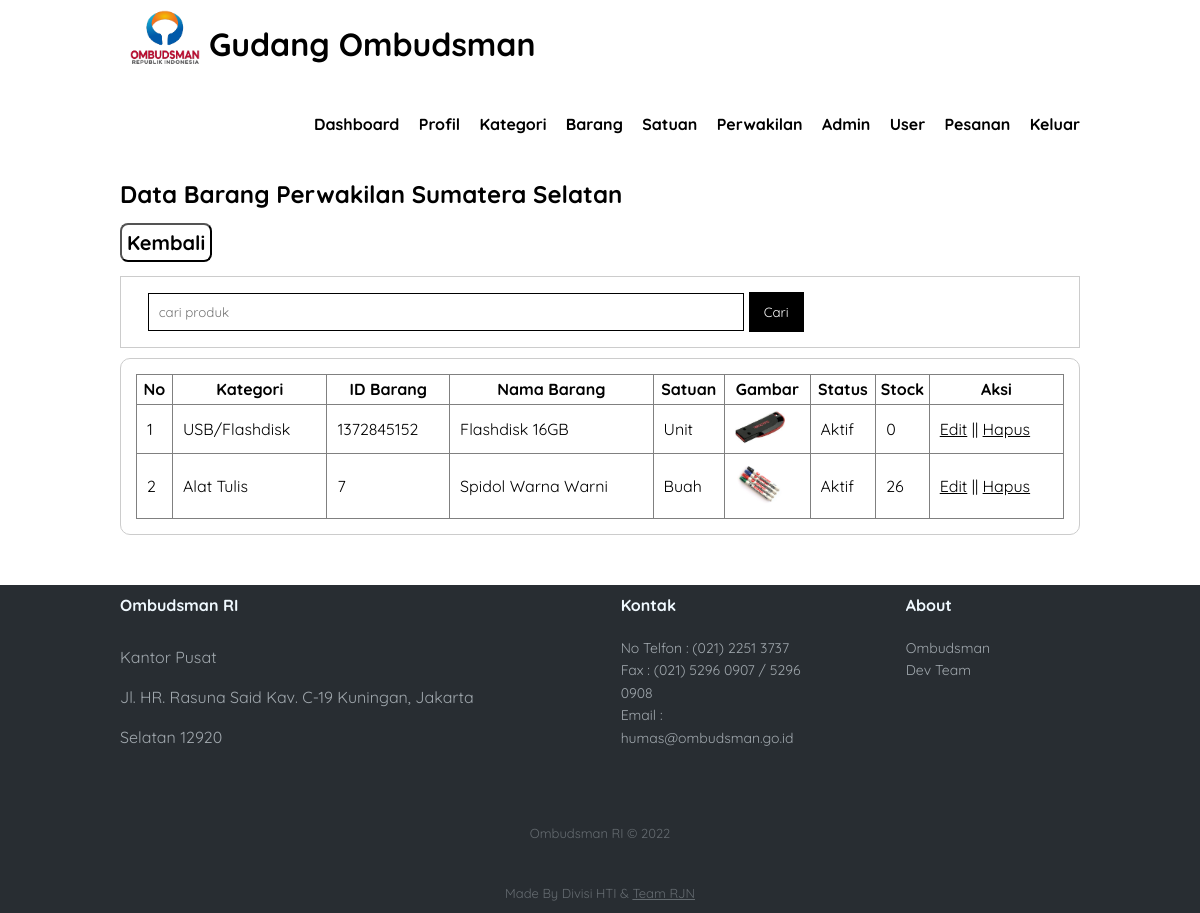
The app's page /more-product.php?id=6 (signed in) with its own data.
### tables this page shows
CREATE TABLE `data_office` (
  `office_id` int(15) NOT NULL,
  `office_name` varchar(50) NOT NULL,
  `office_address` text NOT NULL,
  `office_telp` varchar(25) NOT NULL,
  `office_fax` varchar(25) NOT NULL,
  `office_email` varchar(50) NOT NULL,
  `office_head` varchar(50) NOT NULL
);

CREATE TABLE `data_product` (
  `product_id` int(11) NOT NULL,
  `category_id` int(11) NOT NULL,
  `office_id` int(15) NOT NULL,
  `unit_id` int(11) NOT NULL,
  `product_name` varchar(100) NOT NULL,
  `product_price` int(11) NOT NULL,
  `product_description` text NOT NULL,
  `product_image` varchar(100) NOT NULL,
  `product_status` tinyint(1) NOT NULL,
  `stock` int(15) NOT NULL,
  `stock_point` int(15) NOT NULL,
  `date_created` timestamp NOT NULL DEFAULT current_timestamp() ON UPDATE current_timestamp()
);

CREATE TABLE `data_category` (
  `category_id` int(11) NOT NULL,
  `category_name` varchar(25) NOT NULL
);

CREATE TABLE `data_unit` (
  `unit_id` int(15) NOT NULL,
  `unit_name` varchar(50) NOT NULL
);

### more-product.php (the view, shortened to what this page needs)
<?php
include 'db.php';
?>
<!DOCTYPE html>
<html lang="en">
<head>
    <link rel="stylesheet" type="text/css" href="css/style.css">
    <link href="https://cdnjs.cloudflare.com/ajax/libs/sweetalert/1.1.3/sweetalert.css" rel="stylesheet" />
</head>
<body>
    <header>
        <div class="container">
            <h1><a href="dashboard.php"><img style="width: 70px ; margin-bottom :-10px ;" src="img/logo-ombudsman2.png" alt=""> Gudang Ombudsman</a></h1>
            <ul style="margin-top: 20px ;">
                <li><a href="dashboard.php">Dashboard </a></li>
                <li><a href="profile.php">Profil</a></li>
                <li><a href="category-data.php">Kategori</a></li>
                <li><a href="product-data.php">Barang</a></li>
                <li><a href="unit-data.php">Satuan</a></li>
                <li><a href="office-data.php">Perwakilan</a></li>
                <li><a href="admin-data.php">Admin</a></li>
                <li><a href="user-data.php">User</a></li>
                <li><a href="order-table.php">Pesanan</a></li>
                <li><a href="logout.php">Keluar</a></li>
            </ul>
        </div>
    </header>
    <div class="section">
        <div class="container">
            <?php
            $query_office = mysqli_query($conn, "SELECT * FROM data_office WHERE office_id = '" . $_GET['id'] . "' ");
            while ($fa_office = mysqli_fetch_array($query_office)) {
            ?>
                <h2>Data Barang <?php echo $fa_office['office_name'] ?></h2>
            <?php
            }
            ?>
            <div class="box1">
                <button><a href="product-data.php" style="text-decoration: none ; font-weight:bold;">Kembali</a></button><br><br>
            </div>
            <br>
            <div class="search">
                <form action="search-product.php" method="GET">
                    <input type="text" name="search" placeholder="cari produk">
                    <input type="submit" name="cari" value="Cari">
                </form>
            </div>
            <div class="box">
                <table border="1" cellspacing="0" class="table">
                    <thead>
                        <tr>
                            <th>No</th>
                            <th>Kategori</th>
                            <th>ID Barang</th>
                            <th>Nama Barang</th>
                            <th>Satuan</th>
                            <th>Gambar</th>
                            <th>Status</th>
                            <th>Stock</th>
                            <th>Aksi</th>
                        </tr>
                    </thead>
                    <tbody>
                        <?php
                        $no = 1;
                        $produk = mysqli_query($conn, "SELECT * FROM data_product LEFT JOIN data_category  USING (category_id) WHERE office_id = '" . $_GET['id'] . "' ORDER BY product_name  ");
                        if (mysqli_num_rows($produk) > 0) {
                            while ($row = mysqli_fetch_array($produk)) {
                                $namasatuan = mysqli_query($conn, "SELECT * FROM data_unit WHERE unit_id = '" . $row['unit_id'] . "' ");
                                $fa_satuan = mysqli_fetch_array($namasatuan);
                        ?>
                                <tr>
                                    <td><?php echo $no++ ?></td>
                                    <td><?php echo $row['category_name'] ?></td>
                                    <td><?php echo $row['product_id'] ?></td>
                                    <td><?php echo $row['product_name'] ?></td>
                                    <td><?php echo $fa_satuan['unit_name'] ?></td>
                                    <td><a href="produk/<?php echo $row['product_image'] ?>"> <img src="produk/<?php echo $row['product_image'] ?>" width="50px"></a></td>
                                    <td><?php echo ($row['product_status'] == 0) ? 'Tidak AKtif' : 'Aktif' ?></td>
                                    <td><?php echo ($row['stock']) ?></td>
                                    <td>
                                        <a href="edit-product.php?id=<?php echo $row['product_id'] ?>">Edit</a> || <a href="delete-data.php?idp=<?php echo $row['product_id'] ?>" onclick="return confirm('R U Sure about dat ?') ">Hapus</a>
                                    </td>
                                </tr>
                            <?php }
                        } else { ?>
                            <tr>
                                <td colspan="8">Tidak Ada Data</td>
                            </tr>
                        <?php } ?>
                    </tbody>
                </table>
            </div>
        </div>
    </div>
    <div class="footer-dark">
        <footer>
            <div class="container">
                <div class="row" style="display: flex ;">
                    <div class="col-md-6 item text" style="margin-right: 90px ;">
                        <h3>Ombudsman RI</h3>
                        <p>Kantor Pusat <br>
                            Jl. HR. Rasuna Said Kav. C-19 Kuningan, Jakarta Selatan 12920</p>
                    </div>
                    <div class="col-sm-6 col-md-3 item" style="margin-right: 90px ;">
                        <h3>Kontak</h3>
                        <ul>
                            <li><a href="#">No Telfon : (021) 2251 3737</a></li>
                            <li><a href="#">Fax : (021) 5296 0907 / 5296 0908</a></li>
                            <li><a href="#">Email : humas@ombudsman.go.id</a></li>
                        </ul>
                    </div>
                    <br>
                    <div class="col-sm-6 col-md-3 item" style="margin-right: 90px ;">
                        <h3>About</h3>
                        <ul>
                            <li><a href="https://ombudsman.go.id/">Ombudsman</a></li>
                            <li><a href="dev-team.php">Dev Team</a></li>
                        </ul>
                    </div>
                    <br>
                </div>
                <p class="copyright">Ombudsman RI © 2022</p>
                <p class="copyright">Made By Divisi HTI & <a href="dev-team.php" target="-blank">Team RJN</a></p>
            </div>
        </footer>
    </div>
</body>
</html>

### css/style.css (style rules this page uses)
* { padding: 0; margin: 0; font-family: 'Quicksand', sans-serif; }
body { background: url("../img/background-login.png"); }
header { border: 1px; background-color: #fff; color: #000; }
header h1 { float: left; padding: 10px; text-decoration: none; }
header ul { float: right; }
header ul li { display: inline-block; }
header ul li a { padding: 20px 0 20px 15px; display: inline-block; text-decoration: none; font-weight: bold; }
header .container h1 a { text-decoration: none; }
a { color: inherit; }
.container { width: 80%; margin: 0 auto; }
.container:after { content: ''; display: block; clear: both; }
.section { padding: 25px 0; }
.box { background-color: #fff; border-radius: 10px; border: 1px solid #ccc; padding: 15px; box-sizing: border-box; margin: 10px 0 25px 0; }
.box:after { content: ''; display: block; clear: both; }
.table { width: 100%; border-collapse: collapse; }
.table tr { height: 30px; }
.table tr td { padding: 5px 10px; }
.search { padding: 15px 0; background-color: #fff; border: 1px solid #ccc; }
.search input[type=text] { width: 60%; padding: 10px; }
.search input[type=submit] { padding: 12px 15px; background-color: #000; color: #fff; border: none; cursor: pointer; }
.section .container .search input[type=text] { margin-left: 2em; background-color: #fff; border: 1px solid #000; }
.footer-dark { width: 100%; line-height: 40px; background: #282d32; color: #f0f9ff; bottom: 0px; }
.footer-dark h3 { margin-top:0; margin-bottom:12px; font-weight:bold; font-size:16px; }
.footer-dark ul { padding:0; list-style:none; line-height:1.6; font-size:14px; margin-bottom:0; }
.footer-dark ul a { color:inherit; text-decoration:none; opacity:0.6; }
.footer-dark .item.text { margin-bottom:36px; }
.footer-dark .item.text p { opacity:0.6; margin-bottom:0; }
.footer-dark .copyright { text-align:center; padding-top:20px; opacity:0.3; font-size:13px; margin-bottom:0; }

### more-product.php (style rules this page uses)
.box1 { margin: 10px 0 -10px 0; display: flex; }
.section .container .box1 button { background-color: #fff; color: black; display: inline-block; font-size: 20px; margin: 4px 20px 4px 0; cursor: pointer; border-radius: 8px; padding: 5px; transition-duration: 0.4s; }

### records on screen
data_office: office_name "Perwakilan Sumatera Selatan"
data_product: category.category_name "USB/Flashdisk", product_id "1372845152", product_name "Flashdisk 16GB", unit.unit_name "Unit", product_image (picture), product_status "Aktif", stock "0"
data_product: category.category_name "Alat Tulis", product_id "7", product_name "Spidol Warna Warni", unit.unit_name "Buah", product_image (picture), product_status "Aktif", stock "26"
